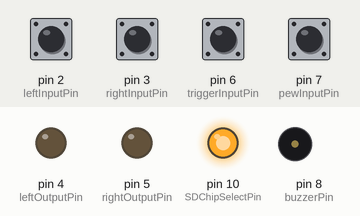
This sketch was run on a simulated Arduino Uno, built with avr-gcc and run on an emulated ATmega328P. Shown: output pins drawn as LEDs (lit = HIGH), buzzer (waves = sounding, pin HIGH). The inputs (shaded band) are chosen by the test bench; at power-on: pin 2 (leftInputPin), pin 3 (rightInputPin), pin 6 (triggerInputPin), pin 7 (pewInputPin) HIGH. Storage starts empty; random numbers use the default seed unless the sketch sets one; the audio player accepts every command and is not drawn.

Above: at 6.2 s.
6.3 s: pin 2 (leftInputPin) pulled LOW for 0.15 s
At 6.37 s:
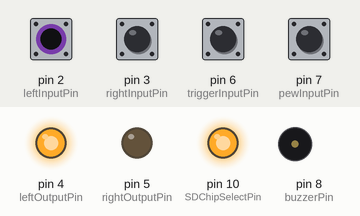
7.9 s: pin 3 (rightInputPin) pulled LOW for 0.15 s
At 7.97 s:
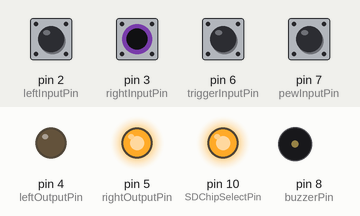
Timing chart, 0 to 10.9 s (numbered marks = the images above; inputs shaded):
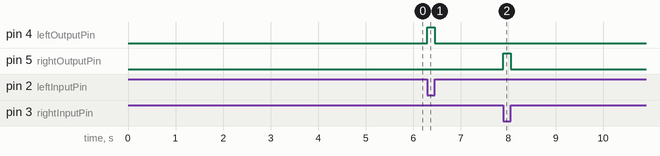

The sketch:

car.ino
```cpp
#include "SPI.h"
#include "SD.h"
#include <TMRpcm.h>

// Pin assignments
int leftInputPin = 2;
int leftOutputPin = 4;
int rightInputPin = 3;
int rightOutputPin = 5;
int triggerInputPin = 6;
int pewInputPin = 7;
int buzzerPin = 8;
int pewOutputPin = 9;
int SDChipSelectPin = 10;

// Turn signal variables
bool leftPressedDown = false;
bool leftPressed = false;
bool rightPressedDown = false;
bool rightPressed = false;
bool triggerPressedDown = false;
bool oldTriggerPressedDown = false;
bool holdSignal = false;

// Debouncing variables
unsigned long lastTurnDebounceTime = 0;
unsigned long lastHoldDebounceTime = 0;
unsigned long debounceDelay = 50;

// Sound variables
TMRpcm tmrpcm;
int meowProbability = 50;
bool pewPressedDown = false;
bool pewPressed = false;

void setup() {
  // Turn setup
  pinMode(leftOutputPin, OUTPUT);
  pinMode(rightOutputPin, OUTPUT);
  pinMode(buzzerPin, OUTPUT);
  pinMode(leftInputPin, INPUT_PULLUP);
  pinMode(rightInputPin, INPUT_PULLUP);
  pinMode(triggerInputPin, INPUT_PULLUP);

  digitalWrite(leftOutputPin, LOW);
  digitalWrite(rightOutputPin, LOW);
  digitalWrite(buzzerPin, LOW);

  // Sound Setup
  pinMode(SDChipSelectPin, OUTPUT);
  digitalWrite(SDChipSelectPin, HIGH);
  tmrpcm.speakerPin = pewOutputPin;

  SD.begin(SDChipSelectPin);

  pinMode(pewInputPin, INPUT_PULLUP);


  delay(5000);
  tmrpcm.play("startup.wav");
}

void resetOtherSignal(int outputPin) {
  if (outputPin == leftOutputPin) {
    digitalWrite(rightOutputPin, LOW);
  } else if (outputPin == rightOutputPin) {
    digitalWrite(leftOutputPin, LOW);
  }
}

void beep() {
  digitalWrite(buzzerPin, HIGH);
  delay(10);
  digitalWrite(buzzerPin, LOW);
}

void resetAllSignals() {
  digitalWrite(rightOutputPin, LOW);
  digitalWrite(leftOutputPin, LOW);
  holdSignal = false;
}

void handleSignal(bool pressed, int outputPin, bool &pressedDown) {
  if (pressed && triggerPressedDown) {
    holdSignal = true;
  }

  if (pressed != pressedDown) {

    if ((millis() - lastTurnDebounceTime) > debounceDelay) {
      lastTurnDebounceTime = millis();

      if (pressed || !holdSignal) {
        digitalWrite(outputPin, pressed);
        holdSignal = false;
      }

      if (pressed) {
        resetOtherSignal(outputPin);
      }
    }
  }

  pressedDown = pressed;
}

void loop() {
  // Turn signal loop
  triggerPressedDown = !digitalRead(triggerInputPin);
  leftPressed = !digitalRead(leftInputPin);
  rightPressed = !digitalRead(rightInputPin);

  handleSignal(leftPressed, leftOutputPin, leftPressedDown);
  handleSignal(rightPressed, rightOutputPin, rightPressedDown);

  if (triggerPressedDown && !oldTriggerPressedDown && !leftPressed && !rightPressed && holdSignal) {
    if ((millis() - lastHoldDebounceTime) > debounceDelay) {
      lastHoldDebounceTime = millis();

      resetAllSignals();
    }
  }

  oldTriggerPressedDown = triggerPressedDown;

  // Sound loop
  pewPressed = !digitalRead(pewInputPin);

  if (pewPressed != pewPressedDown && pewPressed) {
    if (random(meowProbability)) {
      tmrpcm.play("pew.wav");
    } else {
      tmrpcm.play("meow.wav");
    }
  }

  pewPressedDown = pewPressed;
}
```

Measured:
- after the input at 6.3 s, pin 4 (leftOutputPin): LOW → HIGH at once, → LOW 0.15 s later
- after the input at 7.9 s, pin 5 (rightOutputPin): LOW → HIGH at once, → LOW 0.15 s later
